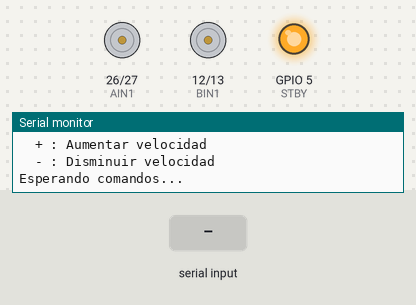
The sketch below on a simulated ESP32. Shown: motor-driver pin pairs drawn as motors (green arrow = first pin HIGH = forward, orange = second pin HIGH = backward, longer = more drive, scaled by the enable pin, stopped while the standby pin is LOW), output pins drawn as LEDs (lit = HIGH), the last lines printed to the serial monitor. The inputs (shaded band) are chosen by the test bench.

Above: at 1.2 s.
1.3 s: "w\n" received over Serial
At 1.8 s:
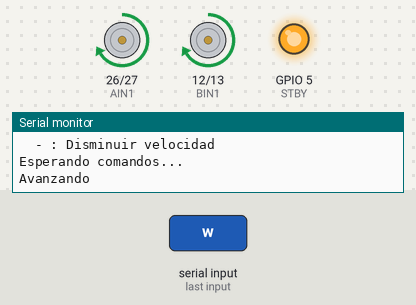
2.8 s: "s\n" received over Serial
At 4.0 s:
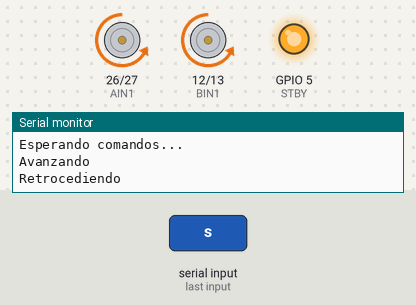
4.3 s: "d\n" received over Serial
At 5.1 s:
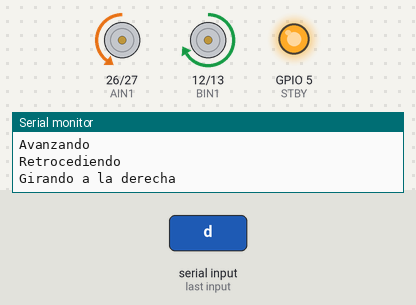
5.8 s: "a\n" received over Serial
At 6.2 s:
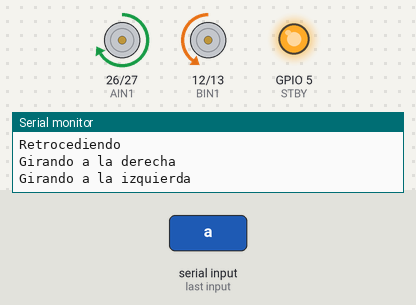
Timing chart, 0 to 8.3 s (numbered marks = the images above; inputs shaded):
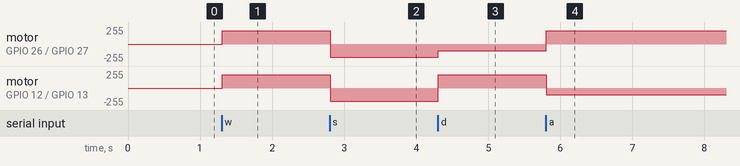

The sketch:

motoreduction_tank.ino
```cpp
/*
 * Control de Motores DC con TB6612FNG usando ESP32
 * Control mediante teclas del computador vía Serial
 * Basado en pinout recomendado
 */

// ============================================
// CONFIGURACIÓN DE PINES - TB6612FNG
// ============================================
// Motor A (Motor Derecho)
const int PWMA = 25;  // PWM para velocidad Motor A
const int AIN1 = 26;  // Dirección Motor A
const int AIN2 = 27;  // Dirección Motor A

// Motor B (Motor Izquierdo)
const int PWMB = 14;  // PWM para velocidad Motor B
const int BIN1 = 12;  // Dirección Motor B
const int BIN2 = 13;  // Dirección Motor B

// Standby del TB6612FNG
const int STBY = 5;

// ============================================
// CONFIGURACIÓN PWM
// ============================================
const int PWM_FREQ = 1000;      // Frecuencia PWM en Hz
const int PWM_RESOLUTION = 8;   // Resolución de 8 bits (0-255)

// ============================================
// VARIABLES GLOBALES
// ============================================
const int VELOCIDAD_MAXIMA = 255;  // Duty cycle máximo (0-255 con resolución de 8 bits)
const int VELOCIDAD_MINIMA = 150;  // Velocidad mínima para mover los motores
int velocidad_actual = 200;        // Velocidad por defecto

// ============================================
// FUNCIONES DE CONTROL DE MOTORES
// ============================================

void detenerMotores() {
  digitalWrite(AIN1, LOW);
  digitalWrite(AIN2, LOW);
  digitalWrite(BIN1, LOW);
  digitalWrite(BIN2, LOW);
  analogWrite(PWMA, 0);
  analogWrite(PWMB, 0);
  Serial.println("Motores detenidos");
}

void motorDerechoAdelante(int velocidad) {
  digitalWrite(AIN1, HIGH);
  digitalWrite(AIN2, LOW);
  analogWrite(PWMA, velocidad);
}

void motorDerechoAtras(int velocidad) {
  digitalWrite(AIN1, LOW);
  digitalWrite(AIN2, HIGH);
  analogWrite(PWMA, velocidad);
}

void motorIzquierdoAdelante(int velocidad) {
  digitalWrite(BIN1, HIGH);
  digitalWrite(BIN2, LOW);
  analogWrite(PWMB, velocidad);
}

void motorIzquierdoAtras(int velocidad) {
  digitalWrite(BIN1, LOW);
  digitalWrite(BIN2, HIGH);
  analogWrite(PWMB, velocidad);
}

// ============================================
// FUNCIONES DE MOVIMIENTO DEL ROBOT
// ============================================

void avanzar() {
  motorDerechoAdelante(velocidad_actual);
  motorIzquierdoAdelante(velocidad_actual);
  Serial.println("Avanzando");
}

void retroceder() {
  motorDerechoAtras(velocidad_actual);
  motorIzquierdoAtras(velocidad_actual);
  Serial.println("Retrocediendo");
}

void girarDerecha() {
  motorIzquierdoAdelante(velocidad_actual);
  motorDerechoAtras(velocidad_actual / 2);
  Serial.println("Girando a la derecha");
}

void girarIzquierda() {
  motorDerechoAdelante(velocidad_actual);
  motorIzquierdoAtras(velocidad_actual / 2);
  Serial.println("Girando a la izquierda");
}

void aumentarVelocidad() {
  velocidad_actual = min(velocidad_actual + 20, VELOCIDAD_MAXIMA);
  Serial.print("Velocidad: ");
  Serial.println(velocidad_actual);
}

void disminuirVelocidad() {
  velocidad_actual = max(velocidad_actual - 20, VELOCIDAD_MINIMA);
  Serial.print("Velocidad: ");
  Serial.println(velocidad_actual);
}

// ============================================
// FUNCIÓN PRINCIPAL DE CONTROL
// ============================================

void procesarComando(char tecla) {
  tecla = tolower(tecla);  // Convertir a minúscula

  switch(tecla) {
    case 'w':
      avanzar();
      break;
    case 's':
      retroceder();
      break;
    case 'd':
      girarDerecha();
      break;
    case 'a':
      girarIzquierda();
      break;
    case 'x':
      detenerMotores();
      break;
    case '+':
      aumentarVelocidad();
      break;
    case '-':
      disminuirVelocidad();
      break;
    default:
      Serial.print("Comando desconocido: ");
      Serial.println(tecla);
      break;
  }
}

// ============================================
// SETUP
// ============================================

void setup() {
  // Inicializar comunicación serial
  Serial.begin(115200);

  // Configurar pines de dirección como salidas
  pinMode(AIN1, OUTPUT);
  pinMode(AIN2, OUTPUT);
  pinMode(BIN1, OUTPUT);
  pinMode(BIN2, OUTPUT);
  pinMode(STBY, OUTPUT);

  // Configurar pines PWM con ledcAttach (nueva API de ESP32 Arduino Core 3.x)
  ledcAttach(PWMA, PWM_FREQ, PWM_RESOLUTION);
  ledcAttach(PWMB, PWM_FREQ, PWM_RESOLUTION);

  // Activar el driver (salir de standby)
  digitalWrite(STBY, HIGH);

  // Detener motores al inicio
  detenerMotores();

  // Mostrar menú
  Serial.println("\n==================================================");
  Serial.println("CONTROL DE MOTORES TB6612FNG");
  Serial.println("==================================================");
  Serial.println("\nControles:");
  Serial.println("  W : Avanzar");
  Serial.println("  S : Retroceder");
  Serial.println("  D : Girar derecha");
  Serial.println("  A : Girar izquierda");
  Serial.println("  X : Detener");
  Serial.println("  + : Aumentar velocidad");
  Serial.println("  - : Disminuir velocidad");
  Serial.println("\nEsperando comandos...\n");
}

// ============================================
// LOOP PRINCIPAL
// ============================================

void loop() {
  // Verificar si hay datos disponibles en el serial
  if (Serial.available() > 0) {
    char comando = Serial.read();

    // Ignorar saltos de línea y retornos de carro
    if (comando != '\n' && comando != '\r') {
      procesarComando(comando);
    }
  }

  delay(10);  // Pequeña pausa para no saturar el loop
}
```

Measured:
- after the input at 1.3 s, motor on GPIO 26 (AIN1) / GPIO 27 (AIN2), motor on GPIO 12 (BIN1) / GPIO 13 (BIN2): stopped → forward 200/255 at once
- after the input at 2.8 s, motor on GPIO 26 (AIN1) / GPIO 27 (AIN2), motor on GPIO 12 (BIN1) / GPIO 13 (BIN2): forward 200/255 → backward 200/255 at once
- after the input at 4.3 s, motor on GPIO 26 (AIN1) / GPIO 27 (AIN2): backward 200/255 → backward 100/255 at once; motor on GPIO 12 (BIN1) / GPIO 13 (BIN2): backward 200/255 → forward 200/255 at once
- after the input at 5.8 s, motor on GPIO 26 (AIN1) / GPIO 27 (AIN2): backward 100/255 → forward 200/255 at once; motor on GPIO 12 (BIN1) / GPIO 13 (BIN2): forward 200/255 → backward 100/255 at once
